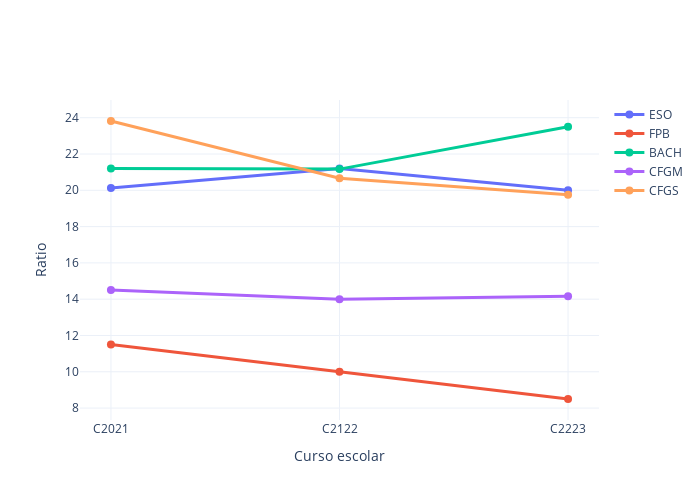

The cell this chart's notebook holds for it:
### Markdown cell above
## Evolución de la ratio de alumnado por etapas (media)

### Code cell
myplotly.num_students_evolution(df_ce, stages, years, ratio=True)

### Figure 1 — Plotly figure (JSON) as saved in the notebook; plotly's stock layout.template omitted (floating-point values rounded to 4 significant figures)
{"data": [{"hoverinfo": "name+text", "line": {"width": 3}, "marker": {"size": 8}, "name": "ESO", "text": ["20.12", "21.2", "20.0"], "type": "scatter", "x": ["C2021", "C2122", "C2223"], "y": [20.12, 21.2, 20]}, {"hoverinfo": "name+text", "line": {"width": 3}, "marker": {"size": 8}, "name": "FPB", "text": ["11.5", "10.0", "8.5"], "type": "scatter", "x": ["C2021", "C2122", "C2223"], "y": [11.5, 10, 8.5]}, {"hoverinfo": "name+text", "line": {"width": 3}, "marker": {"size": 8}, "name": "BACH", "text": ["21.2", "21.17", "23.5"], "type": "scatter", "x": ["C2021", "C2122", "C2223"], "y": [21.2, 21.17, 23.5]}, {"hoverinfo": "name+text", "line": {"width": 3}, "marker": {"size": 8}, "name": "CFGM", "text": ["14.5", "14.0", "14.17"], "type": "scatter", "x": ["C2021", "C2122", "C2223"], "y": [14.5, 14, 14.17]}, {"hoverinfo": "name+text", "line": {"width": 3}, "marker": {"size": 8}, "name": "CFGS", "text": ["23.82", "20.67", "19.75"], "type": "scatter", "x": ["C2021", "C2122", "C2223"], "y": [23.82, 20.67, 19.75]}], "layout": {"height": 500, "width": 700, "xaxis": {"autorange": true, "range": [-0.1355, 2.135], "title": {"text": "Curso escolar"}, "type": "category"}, "yaxis": {"autorange": true, "range": [7.343, 24.98], "title": {"text": "Ratio"}, "type": "linear"}}}
